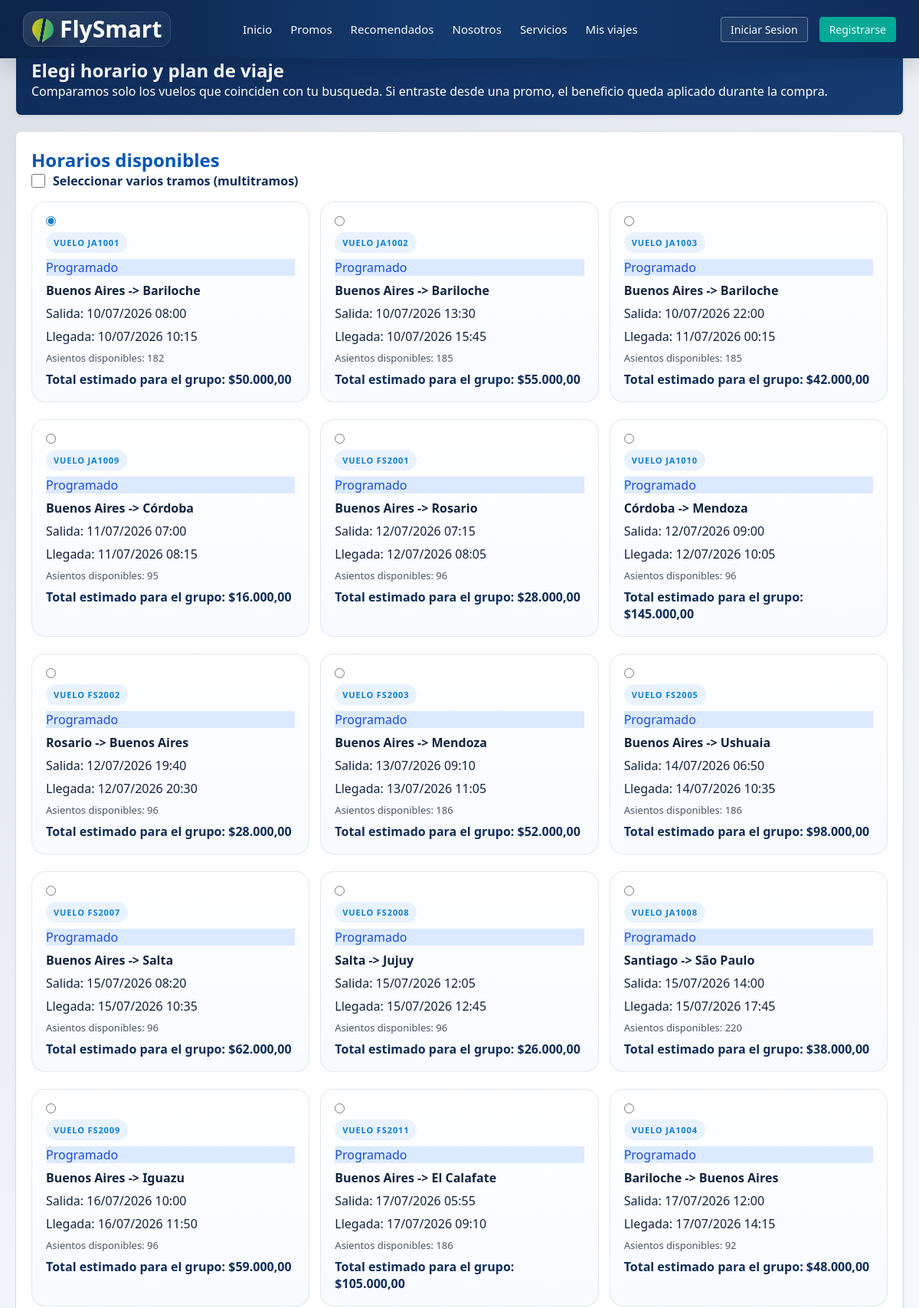
The app's page /consultas/proceso_compra/vuelos.php (upper part) with its own data.
### tables this page shows
CREATE TABLE IF NOT EXISTS `vuelos` (
  `id_vuelo` int(11) NOT NULL AUTO_INCREMENT,
  `numero_vuelo` varchar(20) NOT NULL,
  `id_avion` int(11) NOT NULL,
  `origen_iata` varchar(3) NOT NULL,
  `destino_iata` varchar(3) NOT NULL,
  `fecha_salida` datetime NOT NULL,
  `fecha_llegada` datetime NOT NULL,
  `precio_base_vuelo` decimal(10,2) NOT NULL,
  `estado_vuelo` varchar(20) NOT NULL,
  PRIMARY KEY (`id_vuelo`),
  KEY `id_avion` (`id_avion`),
  KEY `origen_iata` (`origen_iata`),
  KEY `destino_iata` (`destino_iata`),
  CONSTRAINT `fk_vuelos_avion` FOREIGN KEY (`id_avion`) REFERENCES `aviones` (`id_avion`),
  CONSTRAINT `fk_vuelos_destino` FOREIGN KEY (`destino_iata`) REFERENCES `aeropuertos` (`codigo_iata`),
  CONSTRAINT `fk_vuelos_origen` FOREIGN KEY (`origen_iata`) REFERENCES `aeropuertos` (`codigo_iata`)
);

### consultas/proceso_compra/flujo_helpers.php (called while the page is built, shortened)
<?php
function obtenerPromos(): array {
    return [
        'BARILO20' => [
            'titulo' => '20% OFF en Bariloche',
            'descripcion' => 'Descuento aplicado a vuelos con destino Bariloche.',
            'destino' => 'BRC',
            'descuento' => 0.20,
        ],
        'EQUIPAJEGRATIS' => [
            'titulo' => 'Equipaje gratis',
            'descripcion' => 'El beneficio se aplicara en el paso de equipaje.',
            'destino' => '',
            'descuento' => 0,
        ],
        'CORDOBA2X1' => [
            'titulo' => '2x1 a Cordoba',
            'descripcion' => 'Promocion preparada para dos pasajeros hacia Cordoba.',
            'destino' => 'COR',
            'descuento' => 0.50,
        ],
    ];
}

### consultas/proceso_compra/vuelos.php (the view, shortened to what this page needs)
<?php
require_once '../../config/conexion.php';
require_once 'flujo_helpers.php';
$tipoViaje = $_GET['tipo_viaje'] ?? 'ida_vuelta';
$origen = strtoupper(trim($_GET['origen'] ?? ''));
$destino = strtoupper(trim($_GET['destino'] ?? ''));
$fechaIda = trim($_GET['fecha_ida'] ?? '');
$pasajeros = max(1, (int)($_GET['pasajeros'] ?? 1));
$codigoPromo = strtoupper(trim($_GET['codigo_promo'] ?? $_GET['promo'] ?? ''));
$segmentosBusqueda = [];
$multitramos = $tipoViaje === 'multitramos' || !empty($_GET['multitramos']);
$erroresBusqueda = [];
$promos = obtenerPromos();
$promoActiva = $promos[strtoupper(trim($codigoPromo))] ?? null;
function buscarVuelos(PDO $pdo, string $origen, string $destino, string $fechaIda): array {
    $sql = "
        SELECT v.id_vuelo, v.numero_vuelo, v.fecha_salida, v.fecha_llegada, v.precio_base_vuelo, v.estado_vuelo,
               origen.ciudad AS origen_ciudad, origen.codigo_iata AS origen_iata,
               destino.ciudad AS destino_ciudad, destino.codigo_iata AS destino_iata,
               av.capacidad,
               COALESCE(COUNT(t.id_ticket), 0) AS asientos_vendidos,
               (av.capacidad - COALESCE(COUNT(t.id_ticket), 0)) AS asientos_disponibles
        FROM vuelos v
        INNER JOIN aeropuertos origen ON origen.codigo_iata = v.origen_iata
        INNER JOIN aeropuertos destino ON destino.codigo_iata = v.destino_iata
        INNER JOIN aviones av ON av.id_avion = v.id_avion
        LEFT JOIN tickets_detalle t ON t.id_vuelo = v.id_vuelo
        WHERE 1 = 1
    ";
    $params = [];
    $sql .= " GROUP BY v.id_vuelo, v.numero_vuelo, v.fecha_salida, v.fecha_llegada, v.precio_base_vuelo, v.estado_vuelo,
               origen.ciudad, origen.codigo_iata, destino.ciudad, destino.codigo_iata, av.capacidad
              ORDER BY v.fecha_salida ASC";
    $stmt = $pdo->prepare($sql);
    $stmt->execute($params);
    return $stmt->fetchAll(PDO::FETCH_ASSOC);
}
if (!empty($erroresBusqueda)) {
    $vuelos = [];
} else {
    $vuelos = buscarVuelos($pdo, $origen, $destino, $fechaIda);
}
$primerVuelo = $vuelos[0] ?? null;
function estadoClaseVuelo(string $estado): string {
    $estado = strtolower($estado);
    return 'status-scheduled';
}
include_once '../../includes/header.php';
?>
<section class="contenedor-vuelos">
    <div class="main-content">
        <div class="card hero-step" id="vuelos-disponibles">
            <p class="eyebrow">Paso 1</p>
            <h2>Elegi horario y plan de viaje</h2>
            <p>Comparamos solo los vuelos que coinciden con tu busqueda. Si entraste desde una promo, el beneficio queda aplicado durante la compra.</p>
        </div>
        <form action="equipaje.php" method="POST">
            <div class="card">
                <h2>Horarios disponibles</h2>
                <label class="multitramos-toggle">
                    <input type="checkbox" name="multitramos" value="1" <?= $multitramos ? 'checked' : '' ?>>
                    <span>Seleccionar varios tramos (multitramos)</span>
                </label>
                <?php if (empty($vuelos)): ?>
                    <div class="empty-state">
                        <h3><?= !empty($erroresBusqueda) ? 'Hay datos para corregir' : 'No encontramos vuelos para esos filtros' ?></h3>
                        <?php if (!empty($erroresBusqueda)): ?>
                            <?php foreach (array_unique($erroresBusqueda) as $errorBusqueda): ?>
                                <p><?= htmlspecialchars($errorBusqueda, ENT_QUOTES, 'UTF-8') ?></p>
                            <?php endforeach; ?>
                        <?php else: ?>
                            <p>Proba con otro origen, destino o fecha.</p>
                        <?php endif; ?>
                        <br>
                        <a href="../../index.php#buscador" class="btn-continuar empty-link">Volver al buscador</a>
                    </div>
                <?php else: ?>
                    <div class="grid-vuelos">
                        <?php foreach($vuelos as $v): ?>
                            <?php
                                $precioBase = (float)$v['precio_base_vuelo'];
                                $precioFinal = $promoActiva ? calcularPrecioTotalVuelo($precioBase, $pasajeros, $codigoPromo, (string)$v['destino_iata']) : $precioBase;
                                $asientosDisponibles = (int)($v['asientos_disponibles'] ?? 18);
                                $disponible = $asientosDisponibles > 0;
                                $selectorName = $multitramos ? 'id_vuelo[]' : 'id_vuelo';
                                $selectorType = $multitramos ? 'checkbox' : 'radio';
                            ?>
                            <label class="opcion-vuelo <?= $disponible ? '' : 'vuelo-no-disponible' ?>">
                                <input type="<?= $selectorType ?>" name="<?= $selectorName ?>" value="<?= htmlspecialchars((string)$v['id_vuelo'], ENT_QUOTES, 'UTF-8') ?>" <?= $multitramos ? '' : 'required' ?> <?= ($primerVuelo && $v['id_vuelo'] === $primerVuelo['id_vuelo']) ? 'checked' : '' ?> <?= $disponible ? '' : 'disabled' ?>>
                                <span class="badge-vuelo">Vuelo <?= htmlspecialchars($v['numero_vuelo'], ENT_QUOTES, 'UTF-8') ?></span>
                                <span class="status-pill <?= estadoClaseVuelo($v['estado_vuelo']) ?>"><?= htmlspecialchars($v['estado_vuelo'], ENT_QUOTES, 'UTF-8') ?></span>
                                <strong><?= htmlspecialchars($v['origen_ciudad'] . ' -> ' . $v['destino_ciudad'], ENT_QUOTES, 'UTF-8') ?></strong>
                                <p>Salida: <?= date('d/m/Y H:i', strtotime($v['fecha_salida'])) ?></p>
                                <p>Llegada: <?= date('d/m/Y H:i', strtotime($v['fecha_llegada'])) ?></p>
                                <span class="asientos-disponibles">Asientos disponibles: <?= $asientosDisponibles ?></span>
                                <span class="precio-vuelo">Total estimado para el grupo: $<?= number_format($precioFinal, 2, ',', '.') ?></span>
                            </label>
                        <?php endforeach; ?>
                    </div>
                <?php endif; ?>
            </div>
        </form>
    </div>
</section>
</body>
</html>

### css/estilos.css (style rules this page uses)
* { box-sizing: border-box; margin: 0; padding: 0; font-family: "Aptos", "Segoe UI", "Trebuchet MS", Arial, sans-serif; }
html { width: 100%; min-height: 100%; background: #081a34; }
body { width: 100%; min-height: 100vh; overflow-x: hidden; background-color: var(--light-bg); color: var(--dark-text); padding: 0; margin: 0; }
.main-content { flex: 3; }
.card { background: white; padding: 25px; border-radius: 8px; box-shadow: 0 2px 10px rgba(0,0,0,0.05); margin-bottom: 20px; }
body { font-family: "Aptos", "Segoe UI", "Trebuchet MS", Arial, sans-serif; background: radial-gradient(circle at top left, rgba(15, 44, 89, 0.12), transparent 30%), linear-gradient(180deg, #f7f9fc 0%, #eef4fb 100%); color: #10233f; }
.service-card, .card, .trip-card, .travel-card, .about-panel { border: 1px solid rgba(15, 44, 89, 0.08); box-shadow: 0 18px 45px rgba(15, 44, 89, 0.08); border-radius: 20px; background: rgba(255, 255, 255, 0.94); }
.card { padding: 28px; }
.eyebrow { display: inline-flex; align-items: center; gap: 8px; text-transform: uppercase; letter-spacing: 0.12em; font-size: 11px; color: #0d7fd4; font-weight: 800; margin-bottom: 10px; }
html, body { min-height: 100%; }
body { min-height: 100vh; display: flex; flex-direction: column; }
* { margin: 0; padding: 0; box-sizing: border-box; }

### css/proceso_compra/vuelos.css (style rules this page uses)
.contenedor-vuelos { display: grid; grid-template-columns: 2fr 1fr; gap: 20px; max-width: 1200px; margin: 20px auto; padding: 0 20px; font-family: sans-serif; }
.card { border: 1px solid #ddd; padding: 20px; border-radius: 8px; margin-bottom: 20px; background: #fff; box-shadow: 0 2px 4px rgba(0,0,0,0.05); }
.card h2 { color: #0056b3; margin-top: 0; }
.opcion-vuelo { display: block; border: 1px solid #ccc; padding: 12px; margin-bottom: 8px; border-radius: 6px; cursor: pointer; background: #fff; transition: background 0.2s, border-color 0.2s; }
.contenedor-vuelos { display: grid; grid-template-columns: minmax(0, 1fr); gap: 22px; width: min(100%, 1440px); max-width: 1440px; margin: 24px auto; padding: 0 20px; }
.hero-step { background: linear-gradient(135deg, #0f2c59, #163c73); color: #fff; }
.hero-step h2, .hero-step p { color: #fff; }
.grid-vuelos, .grid-planes { display: grid; grid-template-columns: repeat(auto-fit, minmax(280px, 1fr)); gap: 14px; }
.multitramos-toggle { display: flex; align-items: center; gap: 10px; margin-bottom: 16px; font-weight: 700; color: #0f2c59; }
.multitramos-toggle input { width: 18px; height: 18px; accent-color: #0d7fd4; }
.asientos-disponibles { font-size: 13px; color: #4b5563; }
.opcion-vuelo, .opcion-plan { border: 1px solid rgba(15, 44, 89, 0.1); border-radius: 18px; padding: 18px; background: linear-gradient(180deg, #ffffff, #f8fbff); cursor: pointer; transition: transform 0.2s ease, box-shadow 0.2s ease, border-color 0.2s ease; display: flex; flex-direction: column; gap: 8px; min-height: 170px; }
.opcion-vuelo input, .opcion-plan input { align-self: flex-start; accent-color: #0d7fd4; }
.badge-vuelo { align-self: flex-start; display: inline-flex; padding: 6px 10px; border-radius: 999px; background: #e9f2ff; color: #0d7fd4; font-size: 11px; font-weight: 800; text-transform: uppercase; letter-spacing: 0.08em; }
.precio-vuelo { color: #0f2c59; font-weight: 800; }
.status-pill.status-scheduled { background: #dbeafe; color: #1d4ed8; }

### records on screen
vuelos: id_vuelo "☑ VUELO JA1001 Programado Buenos", numero_vuelo "JA1001", estado_vuelo "Programado", destino_ciudad "Buenos Aires -> Bariloche", fecha_salida "10/07/2026 08:00", fecha_llegada "10/07/2026 10:15", asientosDisponibles "182", precio_base_vuelo "50.000,00"
vuelos: id_vuelo "☐ VUELO JA1002 Programado Buenos", numero_vuelo "JA1002", estado_vuelo "Programado", destino_ciudad "Buenos Aires -> Bariloche", fecha_salida "10/07/2026 13:30", fecha_llegada "10/07/2026 15:45", asientosDisponibles "185", precio_base_vuelo "55.000,00"
vuelos: id_vuelo "☐ VUELO JA1003 Programado Buenos", numero_vuelo "JA1003", estado_vuelo "Programado", destino_ciudad "Buenos Aires -> Bariloche", fecha_salida "10/07/2026 22:00", fecha_llegada "11/07/2026 00:15", asientosDisponibles "185", precio_base_vuelo "42.000,00"
vuelos: id_vuelo "☐ VUELO JA1009 Programado Buenos", numero_vuelo "JA1009", estado_vuelo "Programado", destino_ciudad "Buenos Aires -> Córdoba", fecha_salida "11/07/2026 07:00", fecha_llegada "11/07/2026 08:15", asientosDisponibles "95", precio_base_vuelo "16.000,00"
vuelos: id_vuelo "☐ VUELO FS2001 Programado Buenos", numero_vuelo "FS2001", estado_vuelo "Programado", destino_ciudad "Buenos Aires -> Rosario", fecha_salida "12/07/2026 07:15", fecha_llegada "12/07/2026 08:05", asientosDisponibles "96", precio_base_vuelo "28.000,00"
vuelos: id_vuelo "☐ VUELO JA1010 Programado Córdob", numero_vuelo "JA1010", estado_vuelo "Programado", destino_ciudad "Córdoba -> Mendoza", fecha_salida "12/07/2026 09:00", fecha_llegada "12/07/2026 10:05", asientosDisponibles "96", precio_base_vuelo "145.000,00"
vuelos: id_vuelo "☐ VUELO FS2002 Programado Rosari", numero_vuelo "FS2002", estado_vuelo "Programado", destino_ciudad "Rosario -> Buenos Aires", fecha_salida "12/07/2026 19:40", fecha_llegada "12/07/2026 20:30", asientosDisponibles "96", precio_base_vuelo "28.000,00"
vuelos: id_vuelo "☐ VUELO FS2003 Programado Buenos", numero_vuelo "FS2003", estado_vuelo "Programado", destino_ciudad "Buenos Aires -> Mendoza", fecha_salida "13/07/2026 09:10", fecha_llegada "13/07/2026 11:05", asientosDisponibles "186", precio_base_vuelo "52.000,00"
vuelos: id_vuelo "☐ VUELO FS2005 Programado Buenos", numero_vuelo "FS2005", estado_vuelo "Programado", destino_ciudad "Buenos Aires -> Ushuaia", fecha_salida "14/07/2026 06:50", fecha_llegada "14/07/2026 10:35", asientosDisponibles "186", precio_base_vuelo "98.000,00"
vuelos: id_vuelo "☐ VUELO FS2007 Programado Buenos", numero_vuelo "FS2007", estado_vuelo "Programado", destino_ciudad "Buenos Aires -> Salta", fecha_salida "15/07/2026 08:20", fecha_llegada "15/07/2026 10:35", asientosDisponibles "96", precio_base_vuelo "62.000,00"
vuelos: id_vuelo "☐ VUELO FS2008 Programado Salta", numero_vuelo "FS2008", estado_vuelo "Programado", destino_ciudad "Salta -> Jujuy", fecha_salida "15/07/2026 12:05", fecha_llegada "15/07/2026 12:45", asientosDisponibles "96", precio_base_vuelo "26.000,00"
vuelos: id_vuelo "☐ VUELO JA1008 Programado Santia", numero_vuelo "JA1008", estado_vuelo "Programado", destino_ciudad "Santiago -> São Paulo", fecha_salida "15/07/2026 14:00", fecha_llegada "15/07/2026 17:45", asientosDisponibles "220", precio_base_vuelo "38.000,00"
vuelos: id_vuelo "☐ VUELO FS2009 Programado Buenos", numero_vuelo "FS2009", estado_vuelo "Programado", destino_ciudad "Buenos Aires -> Iguazu", fecha_salida "16/07/2026 10:00", fecha_llegada "16/07/2026 11:50", asientosDisponibles "96", precio_base_vuelo "59.000,00"
vuelos: id_vuelo "☐ VUELO FS2011 Programado Buenos", numero_vuelo "FS2011", estado_vuelo "Programado", destino_ciudad "Buenos Aires -> El Calafate", fecha_salida "17/07/2026 05:55", fecha_llegada "17/07/2026 09:10", asientosDisponibles "186", precio_base_vuelo "105.000,00"
vuelos: id_vuelo "☐ VUELO JA1004 Programado Barilo", numero_vuelo "JA1004", estado_vuelo "Programado", destino_ciudad "Bariloche -> Buenos Aires", fecha_salida "17/07/2026 12:00", fecha_llegada "17/07/2026 14:15", asientosDisponibles "92", precio_base_vuelo "48.000,00"
